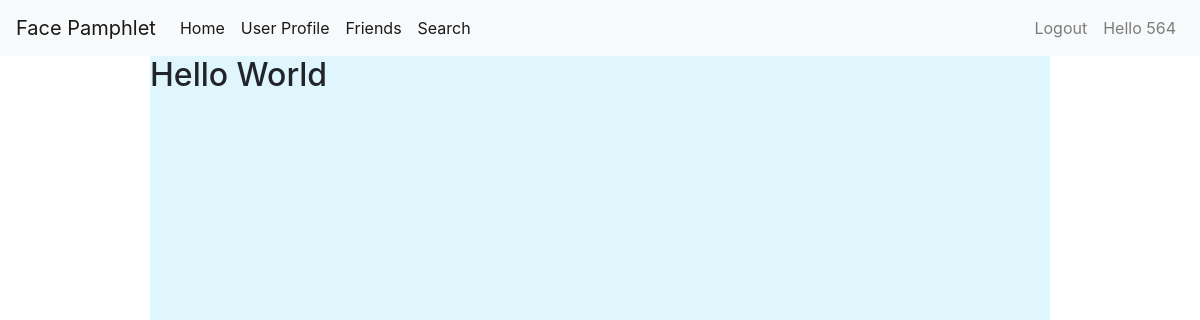
The app's page / (signed in), older data.
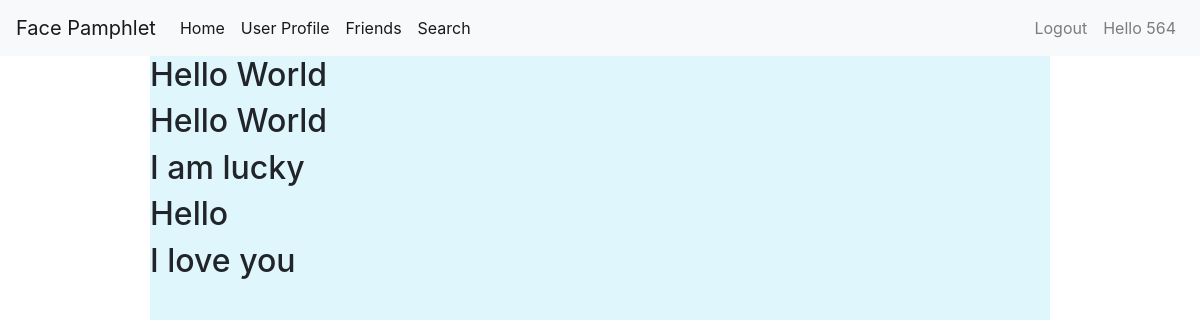
The same page, newer data.
### pamphlet/models.py (models this page shows)
class StatusEntry(models.Model):
    user = models.ForeignKey(User,
                                on_delete=models.DO_NOTHING,
                                related_name="status")
    text_content = models.CharField(max_length=1024,
                                blank=True,
                                null=False,
                                default="")
    visibility = models.CharField(max_length=3,
                                blank=True,
                                null=False,
                                choices=Visibility.choices,
                                default=Visibility.PRIVATE_VIEW)
    isDeleted = models.BooleanField(blank=False,
                                null=False,
                                default=False)
    creation_date = models.DateTimeField(auto_now_add=True,
                                blank=True,null=False,
                                editable=False)
    last_edited = models.DateTimeField(auto_now=True,
                                blank=True,
                                null=False)

### pamphlet/views.py (the view)
# urls.py: path('',views.index,name='index'),
def index(request):
    status=[]
    f_user =None
    if request.user.is_authenticated:
        print(request.user)
        status = request.user.status.all()
        f_user = FacePamphletUser.objects.get(user=request.user)
    return render(request,'pamphlet/index.html',{'status_list':status,'f_user':f_user})

### pamphlet/templates/pamphlet/index.html
{% extends "pamphlet/base.html" %}
{%load bootstrap4 %}
{% block content %}
        <div>
            {% for entry in status_list %}
                <h2>{{entry.text_content}}</h2>
            {% endfor %}
        </div>
{% endblock%}

Row changes from the older to the newer data that the page shows:
added StatusEntry: text_content "Hello World"
added StatusEntry: text_content "I am lucky"
added StatusEntry: text_content "Hello"
added StatusEntry: text_content "I love you"
